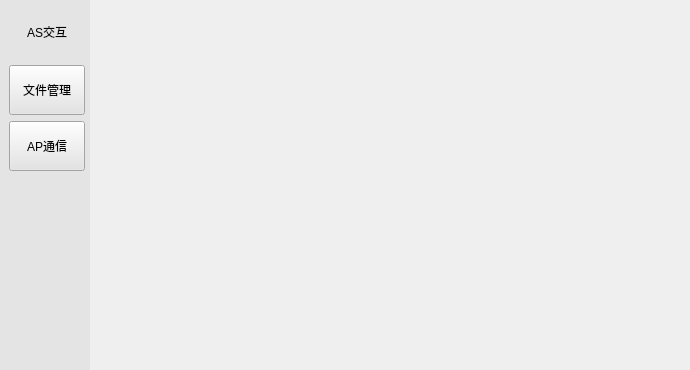
<?xml version="1.0" encoding="UTF-8"?>
<ui version="4.0">
 <class>MainWindow</class>
 <widget class="QMainWindow" name="MainWindow">
  <property name="enabled">
   <bool>true</bool>
  </property>
  <property name="geometry">
   <rect>
    <x>0</x>
    <y>0</y>
    <width>690</width>
    <height>370</height>
   </rect>
  </property>
  <property name="minimumSize">
   <size>
    <width>690</width>
    <height>370</height>
   </size>
  </property>
  <property name="maximumSize">
   <size>
    <width>690</width>
    <height>370</height>
   </size>
  </property>
  <property name="windowTitle">
   <string>MainWindow</string>
  </property>
  <widget class="QWidget" name="centralwidget">
   <property name="minimumSize">
    <size>
     <width>680</width>
     <height>370</height>
    </size>
   </property>
   <property name="maximumSize">
    <size>
     <width>690</width>
     <height>370</height>
    </size>
   </property>
   <layout class="QGridLayout" name="gridLayout_2" columnstretch="1,0">
    <property name="leftMargin">
     <number>0</number>
    </property>
    <property name="topMargin">
     <number>0</number>
    </property>
    <property name="rightMargin">
     <number>0</number>
    </property>
    <property name="bottomMargin">
     <number>0</number>
    </property>
    <property name="spacing">
     <number>0</number>
    </property>
    <item row="0" column="0">
     <widget class="QWidget" name="sideBar" native="true">
      <property name="minimumSize">
       <size>
        <width>0</width>
        <height>0</height>
       </size>
      </property>
      <property name="maximumSize">
       <size>
        <width>90</width>
        <height>370</height>
       </size>
      </property>
      <property name="styleSheet">
       <string notr="true">QWidget{
	background-color: rgb(228, 228, 228);  /* 设置背景色为灰色 */
}
</string>
      </property>
      <layout class="QVBoxLayout" name="verticalLayout">
       <item>
        <widget class="QToolButton" name="btn_connect">
         <property name="minimumSize">
          <size>
           <width>76</width>
           <height>50</height>
          </size>
         </property>
         <property name="maximumSize">
          <size>
           <width>76</width>
           <height>50</height>
          </size>
         </property>
         <property name="styleSheet">
          <string notr="true">/* 默认 */
QToolButton{   
	border-top: 3px outset transparent;           /* 上边框宽度3像素、突出显示、颜色为透明 */
	border-bottom: 7px outset transparent;
	border-right: 3px outset transparent;
	border-left: 3px outset transparent;
	min-width: 70px;                            /* 控件最小宽度 */
    min-height: 40px;
	background-color: rgb(228, 228, 228);
}

/* 鼠标悬停 */
QToolButton:hover{
	background-color: rgb(205, 205, 205);
}

/* 点击和按下 */
QToolButton:pressed,QToolButton:checked{
	border-left: 3px outset rgb(93, 95, 97);  /* 左边框宽度3像素、突出显示、颜色为深深灰 */
	background-color: rgb(246, 246, 246);	
}

QPushButton:default {
    border-color: navy; /* make the default button prominent */
}
</string>
         </property>
         <property name="text">
          <string>AS交互</string>
         </property>
         <property name="checkable">
          <bool>true</bool>
         </property>
         <property name="autoExclusive">
          <bool>true</bool>
         </property>
        </widget>
       </item>
       <item>
        <widget class="QToolButton" name="btn_filepage">
         <property name="minimumSize">
          <size>
           <width>76</width>
           <height>50</height>
          </size>
         </property>
         <property name="maximumSize">
          <size>
           <width>76</width>
           <height>50</height>
          </size>
         </property>
         <property name="styleSheet">
          <string notr="true">/* 默认 */
QToolButton{   
	border-top: 3px outset transparent;           /* 上边框宽度3像素、突出显示、颜色为透明 */
	border-bottom: 7px outset transparent;
	border-right: 3px outset transparent;
	border-left: 3px outset transparent;
	min-width: 70px;                            /* 控件最小宽度 */
    min-height: 40px;
	background-color: rgb(228, 228, 228);
}

/* 鼠标悬停 */
QToolButton:hover{
	background-color: rgb(205, 205, 205);
}

/* 点击和按下 */
QToolButton:pressed,QToolButton:checked{
	border-left: 3px outset rgb(93, 95, 97);  /* 左边框宽度3像素、突出显示、颜色为深深灰 */
	background-color: rgb(246, 246, 246);	
}

QPushButton:default {
    border-color: navy; /* make the default button prominent */
}
&lt;?xml version=&quot;1.0&quot; encoding=&quot;UTF-8&quot;?&gt;
&lt;ui version=&quot;4.0&quot;&gt;
 &lt;widget name=&quot;__qt_fake_top_level&quot;&gt;
  &lt;widget class=&quot;QToolButton&quot; name=&quot;toolButton&quot;&gt;
   &lt;property name=&quot;geometry&quot;&gt;
    &lt;rect&gt;
     &lt;x&gt;0&lt;/x&gt;
     &lt;y&gt;0&lt;/y&gt;
     &lt;width&gt;70&lt;/width&gt;
     &lt;height&gt;50&lt;/height&gt;
    &lt;/rect&gt;
   &lt;/property&gt;
   &lt;property name=&quot;minimumSize&quot;&gt;
    &lt;size&gt;
     &lt;width&gt;70&lt;/width&gt;
     &lt;height&gt;50&lt;/height&gt;
    &lt;/size&gt;
   &lt;/property&gt;
   &lt;property name=&quot;styleSheet&quot;&gt;
    &lt;string notr=&quot;true&quot;&gt;/* 默认 */
QToolButton{   
	border-top: 3px outset transparent;           /* 上边框宽度3像素、突出显示、颜色为透明 */
	border-bottom: 7px outset transparent;
	border-right: 3px outset transparent;
	border-left: 3px outset transparent;
	min-width: 70px;                            /* 控件最小宽度 */
    min-height: 40px;
	background-color: rgb(228, 228, 228);
}

/* 鼠标悬停 */
QToolButton:hover{
	background-color: rgb(205, 205, 205);
}

/* 点击和按下 */
QToolButton:pressed,QToolButton:checked{
	border-left: 3px outset rgb(93, 95, 97);  /* 左边框宽度3像素、突出显示、颜色为深深灰 */
	background-color: rgb(246, 246, 246);	
}

QPushButton:default {
    border-color: navy; /* make the default button prominent */
}
&lt;/string&gt;
   &lt;/property&gt;
   &lt;property name=&quot;text&quot;&gt;
    &lt;string&gt;...&lt;/string&gt;
   &lt;/property&gt;
   &lt;property name=&quot;checkable&quot;&gt;
    &lt;bool&gt;true&lt;/bool&gt;
   &lt;/property&gt;
   &lt;property name=&quot;autoExclusive&quot;&gt;
    &lt;bool&gt;true&lt;/bool&gt;
   &lt;/property&gt;
  &lt;/widget&gt;
 &lt;/widget&gt;
 &lt;resources/&gt;
&lt;/ui&gt;
</string>
         </property>
         <property name="text">
          <string>文件管理</string>
         </property>
         <property name="checkable">
          <bool>true</bool>
         </property>
         <property name="autoExclusive">
          <bool>true</bool>
         </property>
        </widget>
       </item>
       <item>
        <widget class="QToolButton" name="btn_connectclient">
         <property name="minimumSize">
          <size>
           <width>76</width>
           <height>50</height>
          </size>
         </property>
         <property name="maximumSize">
          <size>
           <width>76</width>
           <height>50</height>
          </size>
         </property>
         <property name="styleSheet">
          <string notr="true">/* 默认 */
QToolButton{   
	border-top: 3px outset transparent;           /* 上边框宽度3像素、突出显示、颜色为透明 */
	border-bottom: 7px outset transparent;
	border-right: 3px outset transparent;
	border-left: 3px outset transparent;
	min-width: 70px;                            /* 控件最小宽度 */
    min-height: 40px;
	background-color: rgb(228, 228, 228);
}

/* 鼠标悬停 */
QToolButton:hover{
	background-color: rgb(205, 205, 205);
}

/* 点击和按下 */
QToolButton:pressed,QToolButton:checked{
	border-left: 3px outset rgb(93, 95, 97);  /* 左边框宽度3像素、突出显示、颜色为深深灰 */
	background-color: rgb(246, 246, 246);	
}

QPushButton:default {
    border-color: navy; /* make the default button prominent */
}
&lt;?xml version=&quot;1.0&quot; encoding=&quot;UTF-8&quot;?&gt;
&lt;ui version=&quot;4.0&quot;&gt;
 &lt;widget name=&quot;__qt_fake_top_level&quot;&gt;
  &lt;widget class=&quot;QToolButton&quot; name=&quot;toolButton&quot;&gt;
   &lt;property name=&quot;geometry&quot;&gt;
    &lt;rect&gt;
     &lt;x&gt;0&lt;/x&gt;
     &lt;y&gt;0&lt;/y&gt;
     &lt;width&gt;70&lt;/width&gt;
     &lt;height&gt;50&lt;/height&gt;
    &lt;/rect&gt;
   &lt;/property&gt;
   &lt;property name=&quot;minimumSize&quot;&gt;
    &lt;size&gt;
     &lt;width&gt;70&lt;/width&gt;
     &lt;height&gt;50&lt;/height&gt;
    &lt;/size&gt;
   &lt;/property&gt;
   &lt;property name=&quot;styleSheet&quot;&gt;
    &lt;string notr=&quot;true&quot;&gt;/* 默认 */
QToolButton{   
	border-top: 3px outset transparent;           /* 上边框宽度3像素、突出显示、颜色为透明 */
	border-bottom: 7px outset transparent;
	border-right: 3px outset transparent;
	border-left: 3px outset transparent;
	min-width: 70px;                            /* 控件最小宽度 */
    min-height: 40px;
	background-color: rgb(228, 228, 228);
}

/* 鼠标悬停 */
QToolButton:hover{
	background-color: rgb(205, 205, 205);
}

/* 点击和按下 */
QToolButton:pressed,QToolButton:checked{
	border-left: 3px outset rgb(93, 95, 97);  /* 左边框宽度3像素、突出显示、颜色为深深灰 */
	background-color: rgb(246, 246, 246);	
}

QPushButton:default {
    border-color: navy; /* make the default button prominent */
}
&lt;/string&gt;
   &lt;/property&gt;
   &lt;property name=&quot;text&quot;&gt;
    &lt;string&gt;...&lt;/string&gt;
   &lt;/property&gt;
   &lt;property name=&quot;checkable&quot;&gt;
    &lt;bool&gt;true&lt;/bool&gt;
   &lt;/property&gt;
   &lt;property name=&quot;autoExclusive&quot;&gt;
    &lt;bool&gt;true&lt;/bool&gt;
   &lt;/property&gt;
  &lt;/widget&gt;
 &lt;/widget&gt;
 &lt;resources/&gt;
&lt;/ui&gt;
</string>
         </property>
         <property name="text">
          <string>AP通信</string>
         </property>
         <property name="checkable">
          <bool>true</bool>
         </property>
         <property name="autoExclusive">
          <bool>true</bool>
         </property>
        </widget>
       </item>
       <item>
        <spacer name="verticalSpacer">
         <property name="orientation">
          <enum>Qt::Vertical</enum>
         </property>
         <property name="sizeHint" stdset="0">
          <size>
           <width>20</width>
           <height>338</height>
          </size>
         </property>
        </spacer>
       </item>
      </layout>
     </widget>
    </item>
    <item row="0" column="1">
     <widget class="QStackedWidget" name="stackedWidget">
      <property name="minimumSize">
       <size>
        <width>0</width>
        <height>0</height>
       </size>
      </property>
      <property name="maximumSize">
       <size>
        <width>600</width>
        <height>370</height>
       </size>
      </property>
     </widget>
    </item>
   </layout>
  </widget>
 </widget>
 <resources/>
 <connections/>
</ui>
